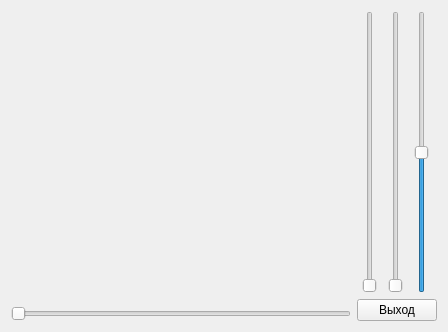
<?xml version="1.0" encoding="UTF-8"?>
<ui version="4.0">
<class>MainWindow</class>
<widget class="QMainWindow" name="MainWindow">
<property name="windowModality">
<enum>Qt::ApplicationModal</enum>
</property>
<property name="geometry">
<rect>
<x>0</x>
<y>0</y>
<width>448</width>
<height>332</height>
</rect>
</property>
<property name="windowTitle">
<string>Введение в OpenGL QT</string>
</property>
<widget class="QWidget" name="centralWidget">
<layout class="QGridLayout" name="gridLayout_2">
<item row="0" column="0">
<layout class="QGridLayout" name="gridLayout">
<item row="0" column="0">
<layout class="QVBoxLayout" name="verticalLayout_2">
<item>
<widget class="GLWidget" name="widget" native="true">
<property name="sizePolicy">
<sizepolicy hsizetype="Expanding" vsizetype="Preferred">
<horstretch>0</horstretch>
<verstretch>0</verstretch>
</sizepolicy>
</property>
</widget>
</item>
<item>
<widget class="QSlider" name="slNewDraw">
<property name="maximum">
<number>200</number>
</property>
<property name="orientation">
<enum>Qt::Horizontal</enum>
</property>
</widget>
</item>
</layout>
</item>
<item row="0" column="1">
<layout class="QVBoxLayout" name="verticalLayout">
<item>
<layout class="QHBoxLayout" name="horizontalLayout">
<item>
<widget class="QSlider" name="vsX">
<property name="maximum">
<number>250</number>
</property>
<property name="orientation">
<enum>Qt::Vertical</enum>
</property>
</widget>
</item>
<item>
<widget class="QSlider" name="vsY">
<property name="maximum">
<number>250</number>
</property>
<property name="orientation">
<enum>Qt::Vertical</enum>
</property>
</widget>
</item>
<item>
<widget class="QSlider" name="vsAngle">
<property name="minimum">
<number>-90</number>
</property>
<property name="maximum">
<number>0</number>
</property>
<property name="pageStep">
<number>0</number>
</property>
<property name="value">
<number>-45</number>
</property>
<property name="orientation">
<enum>Qt::Vertical</enum>
</property>
</widget>
</item>
</layout>
</item>
<item>
<widget class="QPushButton" name="pushButton">
<property name="text">
<string>Выход</string>
</property>
</widget>
</item>
</layout>
</item>
</layout>
</item>
</layout>
</widget>
</widget>
<layoutdefault spacing="6" margin="11"/>
<customwidgets>
<customwidget>
<class>GLWidget</class>
<extends>QWidget</extends>
<header>glwidget.h</header>
<container>1</container>
</customwidget>
</customwidgets>
<resources/>
<connections>
<connection>

<sender>pushButton</sender>
<signal>clicked()</signal>
<receiver>MainWindow</receiver>
<slot>close()</slot>
<hints>
<hint type="sourcelabel">
<x>365</x>
<y>300</y>
</hint>
<hint type="destinationlabel">
<x>407</x>
<y>197</y>
</hint>
</hints>
</connection>
</connections>
</ui>
